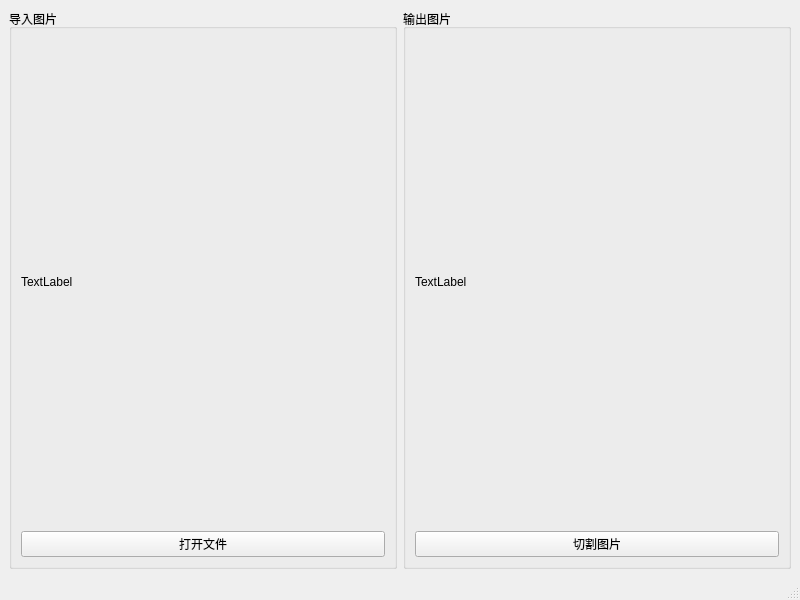
<?xml version="1.0" encoding="UTF-8"?>
<ui version="4.0">
 <class>MainWindow</class>
 <widget class="QMainWindow" name="MainWindow">
  <property name="geometry">
   <rect>
    <x>0</x>
    <y>0</y>
    <width>800</width>
    <height>600</height>
   </rect>
  </property>
  <property name="windowTitle">
   <string>MainWindow</string>
  </property>
  <widget class="QWidget" name="centralwidget">
   <layout class="QVBoxLayout" name="verticalLayout_4">
    <item>
     <layout class="QHBoxLayout" name="horizontalLayout_5">
      <item>
       <widget class="QGroupBox" name="groupBox">
        <property name="title">
         <string>导入图片</string>
        </property>
        <layout class="QVBoxLayout" name="verticalLayout">
         <item>
          <widget class="QLabel" name="label_2">
           <property name="text">
            <string>TextLabel</string>
           </property>
          </widget>
         </item>
         <item>
          <widget class="QPushButton" name="pushButton">
           <property name="sizePolicy">
            <sizepolicy hsizetype="Minimum" vsizetype="Fixed">
             <horstretch>0</horstretch>
             <verstretch>0</verstretch>
            </sizepolicy>
           </property>
           <property name="text">
            <string>打开文件</string>
           </property>
          </widget>
         </item>
        </layout>
       </widget>
      </item>
      <item>
       <widget class="QGroupBox" name="groupBox_2">
        <property name="title">
         <string>输出图片</string>
        </property>
        <layout class="QVBoxLayout" name="verticalLayout_3">
         <item>
          <widget class="QLabel" name="label_5">
           <property name="text">
            <string>TextLabel</string>
           </property>
          </widget>
         </item>
         <item>
          <widget class="QPushButton" name="pushButton_2">
           <property name="text">
            <string>切割图片</string>
           </property>
          </widget>
         </item>
        </layout>
       </widget>
      </item>
     </layout>
    </item>
   </layout>
  </widget>
  <widget class="QMenuBar" name="menubar">
   <property name="geometry">
    <rect>
     <x>0</x>
     <y>0</y>
     <width>800</width>
     <height>23</height>
    </rect>
   </property>
  </widget>
  <widget class="QStatusBar" name="statusbar"/>
 </widget>
 <resources/>
 <connections/>
</ui>
